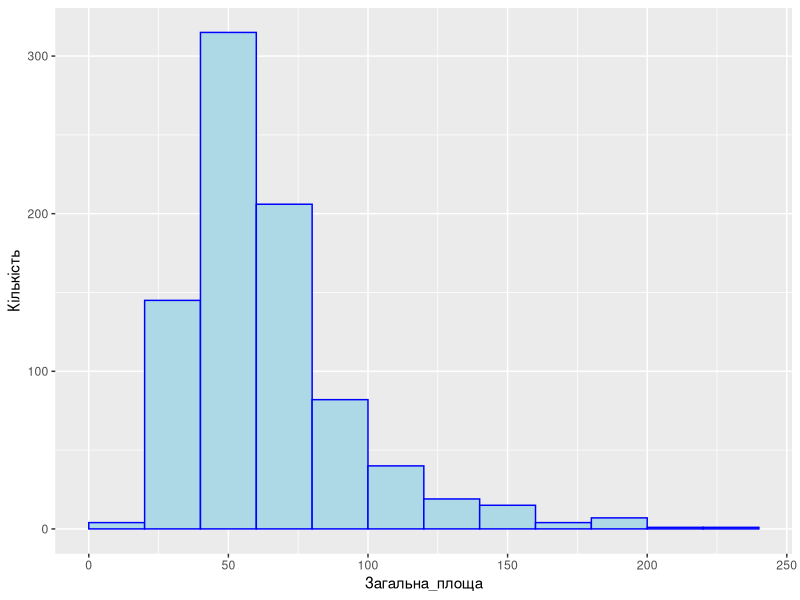
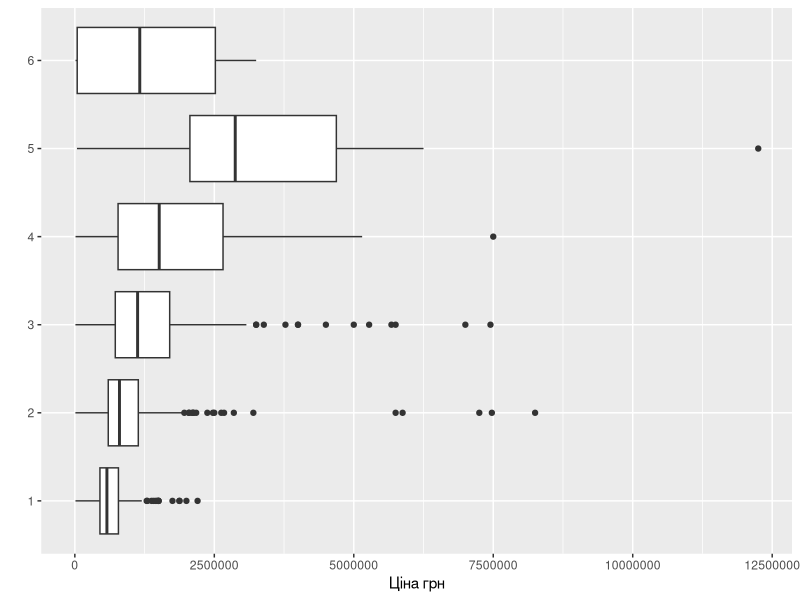

These figures' R source, in order:
library(dplyr)
library(ggplot2)

setwd("~/Documents/R-projects")

flats <- read.csv("flats.csv", stringsAsFactors = FALSE, encoding = "UTF-8", dec=",")
class(flats)

################
#dim(table) - number of records (cols and rows)
#head(table, n) - head of table (n-records)
#tail(table, n)
#names(table) - names in table
################

str(flats) #structure of table
summary(flats) #length, mean, median, Qu...
glimpse(flats) #general info
flats %>%
  filter(Місто != "Києво-Святошинський") %>%
  #filter(Кімнат == 1) %>%
  group_by(Місто) %>%
  #count(Місто) %>%
  #arrange(desc(n))
  summarise(mean=median(Загальна_площа), sd=sd(Загальна_площа))
ggplot(flats, aes(x=Загальна_площа)) +
  geom_histogram(breaks=seq(0, 250, by = 20),
                   fill="lightblue", col="blue") +
  ylab('Кількість')
ggplot() + geom_boxplot(data=flats, aes(x=factor(Кімнат), y=Ціна)) +
  xlab('') + ylab('Ціна грн') +
  coord_flip()

#################
# geom_bar
# geom_line
# geom_point
# geom_histogram
# geom_boxplot
#################